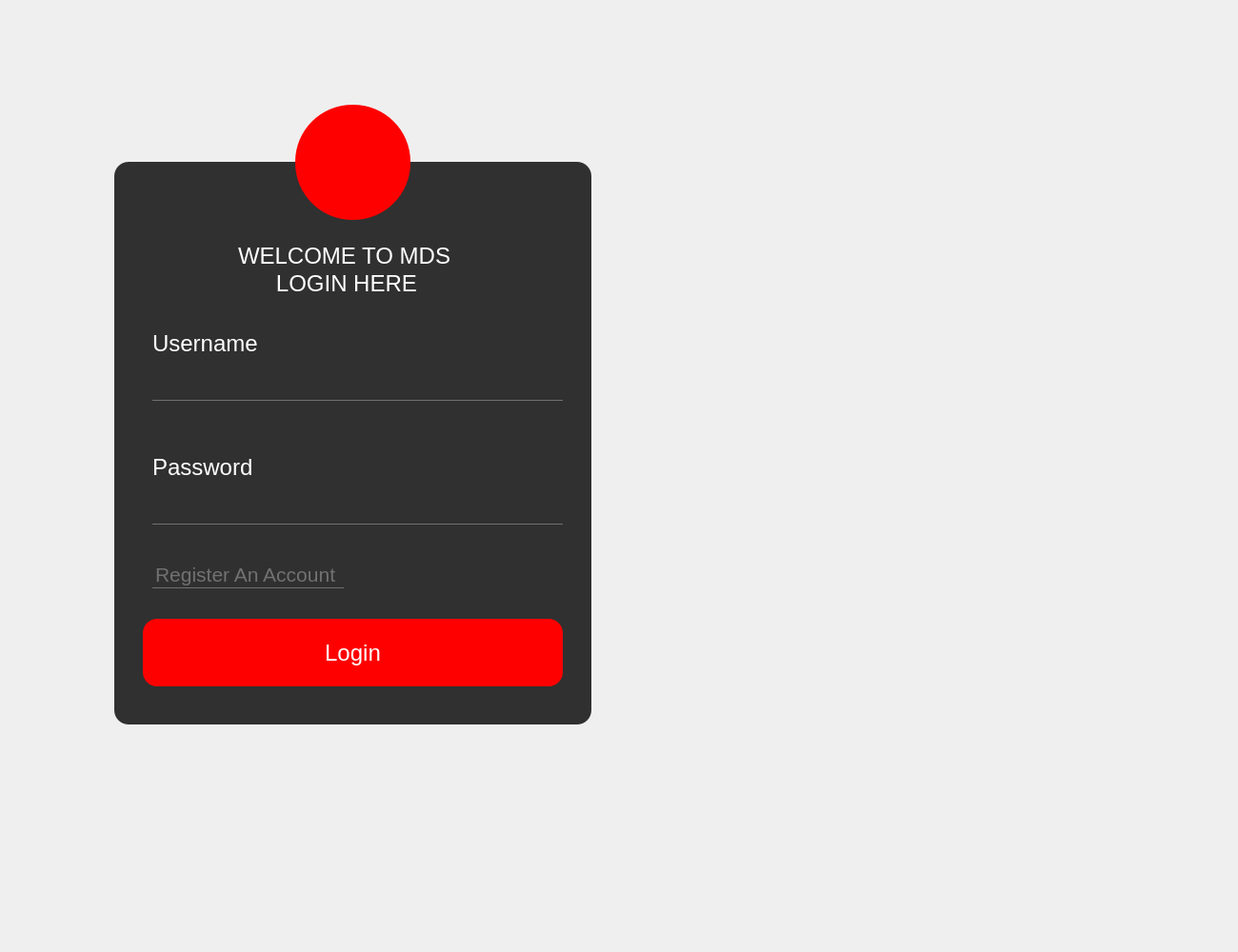
<?xml version="1.0" encoding="UTF-8"?>
<ui version="4.0">
 <class>Login</class>
 <widget class="QWidget" name="Login">
  <property name="geometry">
   <rect>
    <x>0</x>
    <y>0</y>
    <width>1300</width>
    <height>1000</height>
   </rect>
  </property>
  <property name="minimumSize">
   <size>
    <width>1300</width>
    <height>1000</height>
   </size>
  </property>
  <property name="maximumSize">
   <size>
    <width>1300</width>
    <height>1000</height>
   </size>
  </property>
  <property name="windowTitle">
   <string>Form</string>
  </property>
  <property name="styleSheet">
   <string notr="true">*{
	font-family:Microsoft Sans Serif;
	font-size:24px;
}

#widget{
	border-radius:15px;
	background-image: url(:/background/login_0.jpg);
}

QFrame{
	background:rgba(0,0,0,0.8);
	border-radius:15px;

}

QPushButton{
	background:red;
	border-radius:60px;
}

QToolButton{
	background:red;
	border-radius:60px;
}
QPushButton{
	color:white;
	border-radius:15px;
}
QPushButton:hover{
	color:white;
	border-radius:15px;
	background:#ff696b;
}
QLineEdit{
	background:transparent;
	border:none;
	color:#717072;
	border-bottom:1px solid #717072;
}
#pushButton_2{
	
	background-color: rgba(0,0,0,0);
	font-size:21px;
	border:none;
	color:#717072;
	border-bottom:1px solid #717072;
}</string>
  </property>
  <widget class="QFrame" name="frame">
   <property name="enabled">
    <bool>true</bool>
   </property>
   <property name="geometry">
    <rect>
     <x>120</x>
     <y>170</y>
     <width>501</width>
     <height>591</height>
    </rect>
   </property>
   <property name="accessibleName">
    <string notr="true"/>
   </property>
   <property name="styleSheet">
    <string notr="true"/>
   </property>
   <property name="frameShape">
    <enum>QFrame::StyledPanel</enum>
   </property>
   <property name="frameShadow">
    <enum>QFrame::Raised</enum>
   </property>
   <widget class="QLabel" name="label">
    <property name="geometry">
     <rect>
      <x>130</x>
      <y>80</y>
      <width>231</width>
      <height>61</height>
     </rect>
    </property>
    <property name="font">
     <font>
      <family>Microsoft Sans Serif</family>
      <pointsize>-1</pointsize>
     </font>
    </property>
    <property name="styleSheet">
     <string notr="true">*{
	color:white;
	font-size:24px;
	background:transparent;
}
</string>
    </property>
    <property name="text">
     <string>WELCOME TO MDS！
      LOGIN HERE</string>
    </property>
   </widget>
   <widget class="QPushButton" name="pushButton">
    <property name="geometry">
     <rect>
      <x>30</x>
      <y>480</y>
      <width>441</width>
      <height>71</height>
     </rect>
    </property>
    <property name="text">
     <string>Login</string>
    </property>
   </widget>
   <widget class="QLineEdit" name="lineEdit">
    <property name="geometry">
     <rect>
      <x>40</x>
      <y>210</y>
      <width>431</width>
      <height>41</height>
     </rect>
    </property>
    <property name="text">
     <string/>
    </property>
   </widget>
   <widget class="QLineEdit" name="lineEdit_2">
    <property name="geometry">
     <rect>
      <x>40</x>
      <y>340</y>
      <width>431</width>
      <height>41</height>
     </rect>
    </property>
    <property name="text">
     <string/>
    </property>
    <property name="echoMode">
     <enum>QLineEdit::Password</enum>
    </property>
   </widget>
   <widget class="QLabel" name="label_2">
    <property name="geometry">
     <rect>
      <x>40</x>
      <y>160</y>
      <width>161</width>
      <height>61</height>
     </rect>
    </property>
    <property name="font">
     <font>
      <family>Microsoft Sans Serif</family>
      <pointsize>-1</pointsize>
     </font>
    </property>
    <property name="styleSheet">
     <string notr="true">*{
	color:white;
	font-size:24px;
	background:transparent;
}
</string>
    </property>
    <property name="text">
     <string>Username</string>
    </property>
   </widget>
   <widget class="QLabel" name="label_3">
    <property name="geometry">
     <rect>
      <x>40</x>
      <y>290</y>
      <width>161</width>
      <height>61</height>
     </rect>
    </property>
    <property name="font">
     <font>
      <family>Microsoft Sans Serif</family>
      <pointsize>-1</pointsize>
     </font>
    </property>
    <property name="styleSheet">
     <string notr="true">*{
	color:white;
	font-size:24px;
	background:transparent;
}
</string>
    </property>
    <property name="text">
     <string>Password</string>
    </property>
   </widget>
   <widget class="QPushButton" name="pushButton_2">
    <property name="geometry">
     <rect>
      <x>40</x>
      <y>420</y>
      <width>201</width>
      <height>28</height>
     </rect>
    </property>
    <property name="text">
     <string>Register An Account </string>
    </property>
   </widget>
  </widget>
  <widget class="QToolButton" name="toolButton">
   <property name="geometry">
    <rect>
     <x>310</x>
     <y>110</y>
     <width>121</width>
     <height>121</height>
    </rect>
   </property>
   <property name="text">
    <string/>
   </property>
   <property name="icon">
    <iconset>
     <normaloff>UIresource/icon_login.png</normaloff>UIresource/icon_login.png</iconset>
   </property>
   <property name="iconSize">
    <size>
     <width>35</width>
     <height>35</height>
    </size>
   </property>
  </widget>
  <widget class="QToolButton" name="toolButton_2">
   <property name="geometry">
    <rect>
     <x>1120</x>
     <y>50</y>
     <width>61</width>
     <height>51</height>
    </rect>
   </property>
   <property name="styleSheet">
    <string notr="true">background-color: transparent;</string>
   </property>
   <property name="text">
    <string/>
   </property>
   <property name="icon">
    <iconset resource="UIresource/login.qrc">
     <normaloff>:/background/icon_exit.png</normaloff>:/background/icon_exit.png</iconset>
   </property>
   <property name="iconSize">
    <size>
     <width>30</width>
     <height>30</height>
    </size>
   </property>
  </widget>
  <widget class="QWidget" name="widget" native="true">
   <property name="geometry">
    <rect>
     <x>30</x>
     <y>40</y>
     <width>1151</width>
     <height>841</height>
    </rect>
   </property>
  </widget>
  <zorder>widget</zorder>
  <zorder>frame</zorder>
  <zorder>toolButton</zorder>
  <zorder>toolButton_2</zorder>
 </widget>
 <resources>
  <include location="UIresource/login.qrc"/>
 </resources>
 <connections>
  <connection>
   <sender>toolButton_2</sender>
   <signal>clicked()</signal>
   <receiver>Login</receiver>
   <slot>close()</slot>
   <hints>
    <hint type="sourcelabel">
     <x>1141</x>
     <y>81</y>
    </hint>
    <hint type="destinationlabel">
     <x>1250</x>
     <y>81</y>
    </hint>
   </hints>
  </connection>
  <connection>
   <sender>pushButton_2</sender>
   <signal>clicked()</signal>
   <receiver>Login</receiver>
   <slot>login2register()</slot>
   <hints>
    <hint type="sourcelabel">
     <x>286</x>
     <y>605</y>
    </hint>
    <hint type="destinationlabel">
     <x>22</x>
     <y>605</y>
    </hint>
   </hints>
  </connection>
 </connections>
 <slots>
  <slot>login2register()</slot>
 </slots>
</ui>
